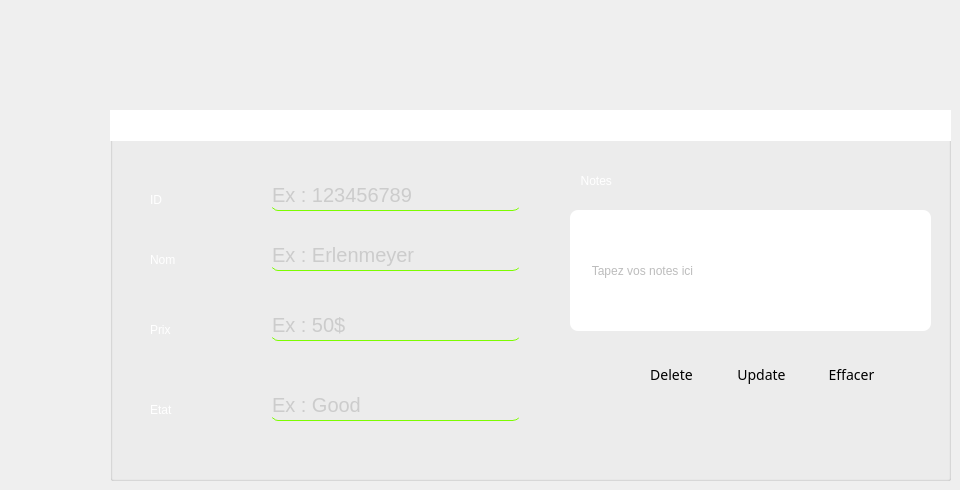
     <widget class="QWidget" name="tab_13">
      <attribute name="title">
       <string>Update</string>
      </attribute>
      <widget class="QGroupBox" name="groupBox_12">
       <property name="geometry">
        <rect>
         <x>110</x>
         <y>120</y>
         <width>841</width>
         <height>361</height>
        </rect>
       </property>
       <property name="autoFillBackground">
        <bool>false</bool>
       </property>
       <property name="styleSheet">
        <string notr="true">
background:transparent;
 </string>
       </property>
       <property name="title">
        <string/>
       </property>
       <widget class="QLabel" name="label_28">
        <property name="geometry">
         <rect>
          <x>40</x>
          <y>130</y>
          <width>63</width>
          <height>20</height>
         </rect>
        </property>
        <property name="styleSheet">
         <string notr="true">font: 500 9pt &quot;Segoe UI&quot;;
color: rgb(255, 255, 255);</string>
        </property>
        <property name="text">
         <string>Nom</string>
        </property>
       </widget>
       <widget class="QLabel" name="label_30">
        <property name="geometry">
         <rect>
          <x>40</x>
          <y>200</y>
          <width>111</width>
          <height>20</height>
         </rect>
        </property>
        <property name="styleSheet">
         <string notr="true">font: 500 9pt &quot;Segoe UI&quot;;
color: rgb(255, 255, 255);</string>
        </property>
        <property name="text">
         <string>Prix</string>
        </property>
       </widget>
       <widget class="QLabel" name="label_31">
        <property name="geometry">
         <rect>
          <x>40</x>
          <y>70</y>
          <width>111</width>
          <height>20</height>
         </rect>
        </property>
        <property name="styleSheet">
         <string notr="true">font: 500 9pt &quot;Segoe UI&quot;;
color: rgb(255, 255, 255);</string>
        </property>
        <property name="text">
         <string>ID</string>
        </property>
       </widget>
       <widget class="QLabel" name="label_32">
        <property name="geometry">
         <rect>
          <x>40</x>
          <y>280</y>
          <width>111</width>
          <height>20</height>
         </rect>
        </property>
        <property name="styleSheet">
         <string notr="true">font: 500 9pt &quot;Segoe UI&quot;;
color: rgb(255, 255, 255);</string>
        </property>
        <property name="text">
         <string>Etat</string>
        </property>
       </widget>
       <widget class="QLineEdit" name="note_update">
        <property name="geometry">
         <rect>
          <x>460</x>
          <y>90</y>
          <width>361</width>
          <height>121</height>
         </rect>
        </property>
        <property name="styleSheet">
         <string notr="true">background-color: rgb(255, 255, 255);
font: italic 10pt &quot;Segoe UI&quot;;
background-image: url(:/img/4096x2304-ghost-white-solid-color-background.jpg);
 border-radius:8px;

color: rgb(122, 122, 122);</string>
        </property>
        <property name="text">
         <string/>
        </property>
        <property name="placeholderText">
         <string>      Tapez vos notes ici</string>
        </property>
       </widget>
       <widget class="QPlainTextEdit" name="plainTextEdit_19">
        <property name="geometry">
         <rect>
          <x>460</x>
          <y>50</y>
          <width>361</width>
          <height>31</height>
         </rect>
        </property>
        <property name="styleSheet">
         <string notr="true">font: 700 15pt &quot;8514oem&quot;;
color: rgb(255, 255, 255);
border-radius:8px;

background-image: url(:/img/download.png);</string>
        </property>
        <property name="plainText">
         <string>  Notes</string>
        </property>
       </widget>
       <widget class="QPushButton" name="pushButton_17">
        <property name="geometry">
         <rect>
          <x>610</x>
          <y>240</y>
          <width>83</width>
          <height>29</height>
         </rect>
        </property>
        <property name="styleSheet">
         <string notr="true"> 
*{
 font-family:century gothic;
   font-size:14px;
}

QFrame
{
 	 
}
QPushButton
{

	
	background-image: url(:/img/360_F_261490536_nJ5LSRAVZA0CK9Nvt2E1fXJVUfpiqvhT.jpg);
}
QPushButton
{
 border-radius:8px;
}
QPushButton:hover
{
color:rgb(255,255,255);
 
border-radius:10px;
background:#3CB043;
}</string>
        </property>
        <property name="text">
         <string>Update</string>
        </property>
       </widget>
       <widget class="QPushButton" name="pushButton_18">
        <property name="geometry">
         <rect>
          <x>700</x>
          <y>240</y>
          <width>83</width>
          <height>29</height>
         </rect>
        </property>
        <property name="styleSheet">
         <string notr="true"> 
*{
 font-family:century gothic;
   font-size:14px;
}

QFrame
{
 	 
}
QPushButton
{

	
	background-image: url(:/img/360_F_261490536_nJ5LSRAVZA0CK9Nvt2E1fXJVUfpiqvhT.jpg);
}
QPushButton
{
 border-radius:8px;
}
QPushButton:hover
{
color:rgb(255,255,255);
 
border-radius:10px;
background:#3CB043;
}</string>
        </property>
        <property name="text">
         <string>Effacer</string>
        </property>
       </widget>
       <widget class="QLineEdit" name="le_ids">
        <property name="geometry">
         <rect>
          <x>160</x>
          <y>60</y>
          <width>251</width>
          <height>31</height>
         </rect>
        </property>
        <property name="styleSheet">
         <string notr="true">background-color: rgb(255, 255, 255);
 border-radius:8px;

font: italic 9pt &quot;Segoe UI&quot;;
background-color: rgb(255, 255, 255);
background-image:url(c:/Users/Mahmoud/Desktop/background.png);
background:transparent;
border:none;
border-bottom:1px solid #7CFC00;
font-size:20px;
 
color: rgb(172, 172, 172);</string>
        </property>
        <property name="text">
         <string/>
        </property>
        <property name="placeholderText">
         <string>Ex : 123456789</string>
        </property>
       </widget>
       <widget class="QLineEdit" name="le_nom_2">
        <property name="geometry">
         <rect>
          <x>160</x>
          <y>120</y>
          <width>251</width>
          <height>31</height>
         </rect>
        </property>
        <property name="styleSheet">
         <string notr="true">background-color: rgb(255, 255, 255);
color: rgb(172, 172, 172);
border-radius:8px;

font: italic 9pt &quot;Segoe UI&quot;;
background-color: rgb(255, 255, 255);
background-image:url(c:/Users/Mahmoud/Desktop/background.png);
background:transparent;
border:none;
border-bottom:1px solid #7CFC00;
font-size:20px;
 </string>
        </property>
        <property name="text">
         <string/>
        </property>
        <property name="placeholderText">
         <string>Ex : Erlenmeyer</string>
        </property>
       </widget>
       <widget class="QLineEdit" name="le_prix_2">
        <property name="geometry">
         <rect>
          <x>160</x>
          <y>190</y>
          <width>251</width>
          <height>31</height>
         </rect>
        </property>
        <property name="styleSheet">
         <string notr="true">background-color: rgb(255, 255, 255);
color: rgb(172, 172, 172);
border-radius:8px;

font: italic 9pt &quot;Segoe UI&quot;;
background-color: rgb(255, 255, 255);
background-image:url(c:/Users/Mahmoud/Desktop/background.png);
background:transparent;
border:none;
border-bottom:1px solid #7CFC00;
font-size:20px;
 </string>
        </property>
        <property name="text">
         <string/>
        </property>
        <property name="placeholderText">
         <string>Ex : 50$</string>
        </property>
       </widget>
       <widget class="QPushButton" name="Delete">
        <property name="geometry">
         <rect>
          <x>520</x>
          <y>240</y>
          <width>83</width>
          <height>29</height>
         </rect>
        </property>
        <property name="styleSheet">
         <string notr="true"> 
*{
 font-family:century gothic;
   font-size:14px;
}

QFrame
{
 	 
}
QPushButton
{

	
	background-image: url(:/img/360_F_261490536_nJ5LSRAVZA0CK9Nvt2E1fXJVUfpiqvhT.jpg);
}
QPushButton
{
 border-radius:8px;
}
QPushButton:hover
{
color:rgb(255,255,255);
 
border-radius:10px;
 
	background-image: url(:/img/wp6717971.jpg);
}</string>
        </property>
        <property name="text">
         <string>Delete</string>
        </property>
       </widget>
       <widget class="QLineEdit" name="le_etat_2">
        <property name="geometry">
         <rect>
          <x>160</x>
          <y>270</y>
          <width>251</width>
          <height>31</height>
         </rect>
        </property>
        <property name="styleSheet">
         <string notr="true">background-color: rgb(255, 255, 255);
color: rgb(172, 172, 172);
border-radius:8px;

font: italic 9pt &quot;Segoe UI&quot;;
background-color: rgb(255, 255, 255);
background-image:url(c:/Users/Mahmoud/Desktop/background.png);
background:transparent;
border:none;
border-bottom:1px solid #7CFC00;
font-size:20px;
 </string>
        </property>
        <property name="text">
         <string/>
        </property>
        <property name="placeholderText">
         <string>Ex : Good</string>
        </property>
       </widget>
      </widget>
      <widget class="QWidget" name="widget_24" native="true">
       <property name="geometry">
        <rect>
         <x>270</x>
         <y>-30</y>
         <width>81</width>
         <height>31</height>
        </rect>
       </property>
       <property name="styleSheet">
        <string notr="true">background-image: url(:/img/1920x1080-yellow-orange-solid-color-background.jpg);</string>
       </property>
       <widget class="QWidget" name="widget_25" native="true">
        <property name="geometry">
         <rect>
          <x>30</x>
          <y>30</y>
          <width>61</width>
          <height>31</height>
         </rect>
        </property>
        <property name="styleSheet">
         <string notr="true">background-image: url(:/img/1920x1080-yellow-orange-solid-color-background.jpg);</string>
        </property>
       </widget>
       <widget class="QWidget" name="widget_26" native="true">
        <property name="geometry">
         <rect>
          <x>20</x>
          <y>30</y>
          <width>61</width>
          <height>31</height>
         </rect>
        </property>
        <property name="styleSheet">
         <string notr="true">background-image: url(:/img/1920x1080-yellow-orange-solid-color-background.jpg);</string>
        </property>
        <widget class="QWidget" name="widget_27" native="true">
         <property name="geometry">
          <rect>
           <x>30</x>
           <y>30</y>
           <width>61</width>
           <height>31</height>
          </rect>
         </property>
         <property name="styleSheet">
          <string notr="true">background-image: url(:/img/1920x1080-yellow-orange-solid-color-background.jpg);</string>
         </property>
        </widget>
       </widget>
      </widget>
      <widget class="QPlainTextEdit" name="plainTextEdit_18">
       <property name="geometry">
        <rect>
         <x>110</x>
         <y>110</y>
         <width>841</width>
         <height>31</height>
        </rect>
       </property>
       <property name="styleSheet">
        <string notr="true">font: 700 15pt &quot;8514oem&quot;;
color: rgb(255, 255, 255);
background-image: url(:/img/download.png);
border-radius:8px;
</string>
       </property>
       <property name="plainText">
        <string>  Update &amp; Delete </string>
       </property>
      </widget>
     </widget>
